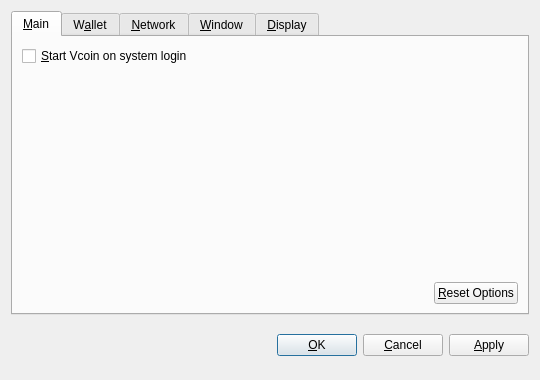
<?xml version="1.0" encoding="UTF-8"?>
<ui version="4.0">
 <class>OptionsDialog</class>
 <widget class="QDialog" name="OptionsDialog">
  <property name="geometry">
   <rect>
    <x>0</x>
    <y>0</y>
    <width>540</width>
    <height>380</height>
   </rect>
  </property>
  <property name="windowTitle">
   <string>Options</string>
  </property>
  <property name="modal">
   <bool>true</bool>
  </property>
  <layout class="QVBoxLayout" name="verticalLayout">
   <item>
    <widget class="QTabWidget" name="tabWidget">
     <property name="tabPosition">
      <enum>QTabWidget::North</enum>
     </property>
     <property name="currentIndex">
      <number>0</number>
     </property>
     <widget class="QWidget" name="tabMain">
      <attribute name="title">
       <string>&amp;Main</string>
      </attribute>
      <layout class="QVBoxLayout" name="verticalLayout_Main">
       <item>
        <widget class="QCheckBox" name="bitcoinAtStartup">
         <property name="toolTip">
          <string>Automatically start Vcoin after logging in to the system.</string>
         </property>
         <property name="text">
          <string>&amp;Start Vcoin on system login</string>
         </property>
        </widget>
       </item>
       <item>
        <spacer name="verticalSpacer_Main">
         <property name="orientation">
          <enum>Qt::Vertical</enum>
         </property>
         <property name="sizeHint" stdset="0">
          <size>
           <width>20</width>
           <height>40</height>
          </size>
         </property>
        </spacer>
       </item>
       <item>
        <layout class="QHBoxLayout" name="horizontalLayout_2_Main">
         <item>
          <spacer name="horizontalSpacer_2_Main">
           <property name="orientation">
            <enum>Qt::Horizontal</enum>
           </property>
           <property name="sizeHint" stdset="0">
            <size>
             <width>40</width>
             <height>20</height>
            </size>
           </property>
          </spacer>
         </item>
         <item>
          <widget class="QPushButton" name="resetButton">
           <property name="toolTip">
            <string>Reset all client options to default.</string>
           </property>
           <property name="text">
            <string>&amp;Reset Options</string>
           </property>
           <property name="autoDefault">
            <bool>false</bool>
           </property>
          </widget>
         </item>
        </layout>
       </item>
      </layout>
     </widget>
     <widget class="QWidget" name="tabWallet">
      <attribute name="title">
       <string>W&amp;allet</string>
      </attribute>
      <layout class="QVBoxLayout" name="verticalLayout_Network">
       <item>
        <widget class="QLabel" name="transactionFeeInfoLabel">
         <property name="text">
          <string>Optional transaction fee per kB that helps make sure your transactions are processed quickly. Most transactions are 1 kB.</string>
         </property>
         <property name="textFormat">
          <enum>Qt::PlainText</enum>
         </property>
         <property name="wordWrap">
          <bool>true</bool>
         </property>
        </widget>
       </item>
       <item>
        <layout class="QHBoxLayout" name="horizontalLayout_1_Main">
         <item>
          <widget class="QLabel" name="transactionFeeLabel">
           <property name="text">
            <string>Pay transaction &amp;fee</string>
           </property>
           <property name="textFormat">
            <enum>Qt::PlainText</enum>
           </property>
           <property name="buddy">
            <cstring>transactionFee</cstring>
           </property>
          </widget>
         </item>
         <item>
          <widget class="BitcoinAmountField" name="transactionFee"/>
         </item>
         <item>
          <spacer name="horizontalSpacer_1_Main">
           <property name="orientation">
            <enum>Qt::Horizontal</enum>
           </property>
           <property name="sizeHint" stdset="0">
            <size>
             <width>40</width>
             <height>20</height>
            </size>
           </property>
          </spacer>
         </item>
        </layout>
       </item>
       <item>
        <widget class="QLabel" name="label">
         <property name="text">
          <string>If you disable the spending of unconfirmed change, the change from a transaction cannot be used until that transaction has at least one confirmation. This also affects how your balance is computed.</string>
         </property>
         <property name="wordWrap">
          <bool>true</bool>
         </property>
        </widget>
       </item>
       <item>
        <widget class="QCheckBox" name="spendZeroConfChange">
         <property name="text">
          <string>Spend unconfirmed change  (experts only)</string>
         </property>
        </widget>
       </item>
       <item>
        <spacer name="verticalSpacer">
         <property name="orientation">
          <enum>Qt::Vertical</enum>
         </property>
         <property name="sizeHint" stdset="0">
          <size>
           <width>20</width>
           <height>40</height>
          </size>
         </property>
        </spacer>
       </item>
      </layout>
     </widget>
     <widget class="QWidget" name="tabNetwork">
      <attribute name="title">
       <string>&amp;Network</string>
      </attribute>
      <layout class="QVBoxLayout" name="verticalLayout_Network">
       <item>
        <widget class="QCheckBox" name="mapPortUpnp">
         <property name="toolTip">
          <string>Automatically open the Vcoin client port on the router. This only works when your router supports UPnP and it is enabled.</string>
         </property>
         <property name="text">
          <string>Map port using &amp;UPnP</string>
         </property>
        </widget>
       </item>
       <item>
        <widget class="QCheckBox" name="connectSocks">
         <property name="toolTip">
          <string>Connect to the Vcoin network through a SOCKS proxy (e.g. when connecting through Tor).</string>
         </property>
         <property name="text">
          <string>&amp;Connect through SOCKS proxy:</string>
         </property>
        </widget>
       </item>
       <item>
        <layout class="QHBoxLayout" name="horizontalLayout_Network">
         <item>
          <widget class="QLabel" name="proxyIpLabel">
           <property name="text">
            <string>Proxy &amp;IP:</string>
           </property>
           <property name="textFormat">
            <enum>Qt::PlainText</enum>
           </property>
           <property name="buddy">
            <cstring>proxyIp</cstring>
           </property>
          </widget>
         </item>
         <item>
          <widget class="QValidatedLineEdit" name="proxyIp">
           <property name="maximumSize">
            <size>
             <width>140</width>
             <height>16777215</height>
            </size>
           </property>
           <property name="toolTip">
            <string>IP address of the proxy (e.g. 127.0.0.1)</string>
           </property>
          </widget>
         </item>
         <item>
          <widget class="QLabel" name="proxyPortLabel">
           <property name="text">
            <string>&amp;Port:</string>
           </property>
           <property name="textFormat">
            <enum>Qt::PlainText</enum>
           </property>
           <property name="buddy">
            <cstring>proxyPort</cstring>
           </property>
          </widget>
         </item>
         <item>
          <widget class="QLineEdit" name="proxyPort">
           <property name="maximumSize">
            <size>
             <width>55</width>
             <height>16777215</height>
            </size>
           </property>
           <property name="toolTip">
            <string>Port of the proxy (e.g. 9050)</string>
           </property>
          </widget>
         </item>
         <item>
          <widget class="QLabel" name="socksVersionLabel">
           <property name="text">
            <string>SOCKS &amp;Version:</string>
           </property>
           <property name="textFormat">
            <enum>Qt::PlainText</enum>
           </property>
           <property name="buddy">
            <cstring>socksVersion</cstring>
           </property>
          </widget>
         </item>
         <item>
          <widget class="QValueComboBox" name="socksVersion">
           <property name="toolTip">
            <string>SOCKS version of the proxy (e.g. 5)</string>
           </property>
          </widget>
         </item>
         <item>
          <spacer name="horizontalSpacer_Network">
           <property name="orientation">
            <enum>Qt::Horizontal</enum>
           </property>
           <property name="sizeHint" stdset="0">
            <size>
             <width>40</width>
             <height>20</height>
            </size>
           </property>
          </spacer>
         </item>
        </layout>
       </item>
       <item>
        <spacer name="verticalSpacer_Network">
         <property name="orientation">
          <enum>Qt::Vertical</enum>
         </property>
         <property name="sizeHint" stdset="0">
          <size>
           <width>20</width>
           <height>40</height>
          </size>
         </property>
        </spacer>
       </item>
      </layout>
     </widget>
     <widget class="QWidget" name="tabWindow">
      <attribute name="title">
       <string>&amp;Window</string>
      </attribute>
      <layout class="QVBoxLayout" name="verticalLayout_Window">
       <item>
        <widget class="QCheckBox" name="minimizeToTray">
         <property name="toolTip">
          <string>Show only a tray icon after minimizing the window.</string>
         </property>
         <property name="text">
          <string>&amp;Minimize to the tray instead of the taskbar</string>
         </property>
        </widget>
       </item>
       <item>
        <widget class="QCheckBox" name="minimizeOnClose">
         <property name="toolTip">
          <string>Minimize instead of exit the application when the window is closed. When this option is enabled, the application will be closed only after selecting Quit in the menu.</string>
         </property>
         <property name="text">
          <string>M&amp;inimize on close</string>
         </property>
        </widget>
       </item>
       <item>
        <spacer name="verticalSpacer_Window">
         <property name="orientation">
          <enum>Qt::Vertical</enum>
         </property>
         <property name="sizeHint" stdset="0">
          <size>
           <width>20</width>
           <height>40</height>
          </size>
         </property>
        </spacer>
       </item>
      </layout>
     </widget>
     <widget class="QWidget" name="tabDisplay">
      <attribute name="title">
       <string>&amp;Display</string>
      </attribute>
      <layout class="QVBoxLayout" name="verticalLayout_Display">
       <item>
        <layout class="QHBoxLayout" name="horizontalLayout_1_Display">
         <item>
          <widget class="QLabel" name="langLabel">
           <property name="text">
            <string>User Interface &amp;language:</string>
           </property>
           <property name="textFormat">
            <enum>Qt::PlainText</enum>
           </property>
           <property name="buddy">
            <cstring>lang</cstring>
           </property>
          </widget>
         </item>
         <item>
          <widget class="QValueComboBox" name="lang">
           <property name="toolTip">
            <string>The user interface language can be set here. This setting will take effect after restarting Vcoin.</string>
           </property>
          </widget>
         </item>
        </layout>
       </item>
       <item>
        <layout class="QHBoxLayout" name="horizontalLayout_2_Display">
         <item>
          <widget class="QLabel" name="unitLabel">
           <property name="text">
            <string>&amp;Unit to show amounts in:</string>
           </property>
           <property name="textFormat">
            <enum>Qt::PlainText</enum>
           </property>
           <property name="buddy">
            <cstring>unit</cstring>
           </property>
          </widget>
         </item>
         <item>
          <widget class="QValueComboBox" name="unit">
           <property name="toolTip">
            <string>Choose the default subdivision unit to show in the interface and when sending coins.</string>
           </property>
          </widget>
         </item>
        </layout>
       </item>
       <item>
        <widget class="QCheckBox" name="displayAddresses">
         <property name="toolTip">
          <string>Whether to show Vcoin addresses in the transaction list or not.</string>
         </property>
         <property name="text">
          <string>&amp;Display addresses in transaction list</string>
         </property>
        </widget>
       </item>
       <item>
        <widget class="QCheckBox" name="coinControlFeatures">
         <property name="toolTip">
          <string>Whether to show coin control features or not.</string>
         </property>
         <property name="text">
          <string>Display coin &amp;control features (experts only!)</string>
         </property>
        </widget>
       </item>
       <item>
        <spacer name="verticalSpacer_Display">
         <property name="orientation">
          <enum>Qt::Vertical</enum>
         </property>
         <property name="sizeHint" stdset="0">
          <size>
           <width>20</width>
           <height>40</height>
          </size>
         </property>
        </spacer>
       </item>
      </layout>
     </widget>
    </widget>
   </item>
   <item>
    <layout class="QHBoxLayout" name="horizontalLayout_Buttons">
     <item>
      <spacer name="horizontalSpacer_1">
       <property name="orientation">
        <enum>Qt::Horizontal</enum>
       </property>
       <property name="sizeHint" stdset="0">
        <size>
         <width>40</width>
         <height>48</height>
        </size>
       </property>
      </spacer>
     </item>
     <item>
      <widget class="QLabel" name="statusLabel">
       <property name="font">
        <font>
         <weight>75</weight>
         <bold>true</bold>
        </font>
       </property>
       <property name="text">
        <string/>
       </property>
       <property name="textFormat">
        <enum>Qt::PlainText</enum>
       </property>
       <property name="wordWrap">
        <bool>true</bool>
       </property>
      </widget>
     </item>
     <item>
      <spacer name="horizontalSpacer_2">
       <property name="orientation">
        <enum>Qt::Horizontal</enum>
       </property>
       <property name="sizeHint" stdset="0">
        <size>
         <width>40</width>
         <height>48</height>
        </size>
       </property>
      </spacer>
     </item>
     <item>
      <widget class="QPushButton" name="okButton">
       <property name="text">
        <string>&amp;OK</string>
       </property>
      </widget>
     </item>
     <item>
      <widget class="QPushButton" name="cancelButton">
       <property name="text">
        <string>&amp;Cancel</string>
       </property>
       <property name="autoDefault">
        <bool>false</bool>
       </property>
      </widget>
     </item>
     <item>
      <widget class="QPushButton" name="applyButton">
       <property name="text">
        <string>&amp;Apply</string>
       </property>
       <property name="autoDefault">
        <bool>false</bool>
       </property>
      </widget>
     </item>
    </layout>
   </item>
  </layout>
 </widget>
 <customwidgets>
  <customwidget>
   <class>BitcoinAmountField</class>
   <extends>QSpinBox</extends>
   <header>bitcoinamountfield.h</header>
  </customwidget>
  <customwidget>
   <class>QValueComboBox</class>
   <extends>QComboBox</extends>
   <header>qvaluecombobox.h</header>
  </customwidget>
  <customwidget>
   <class>QValidatedLineEdit</class>
   <extends>QLineEdit</extends>
   <header>qvalidatedlineedit.h</header>
  </customwidget>
 </customwidgets>
 <resources/>
 <connections/>
</ui>
